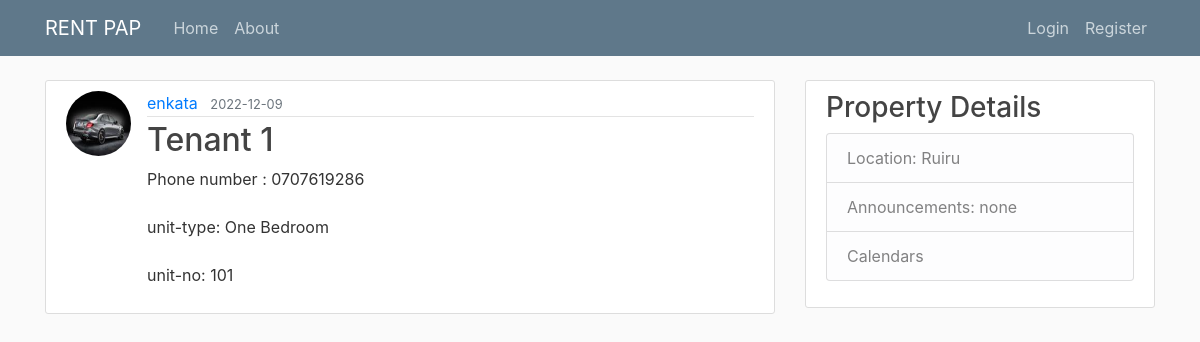
/post/1, run on the app's committed database.
### TMS/models.py (models this page shows, shortened)
class User(db.Model, UserMixin):
    id = db.Column(db.Integer, primary_key=True)
    username = db.Column(db.String(20), unique=True, nullable=False)
    email = db.Column(db.String(120), unique=True, nullable=False)
    image_file = db.Column(db.String(20), nullable=False, default='default.jpg')
    password = db.Column(db.String(60), nullable=False)
    posts = db.relationship('Post', backref='author', lazy=True)

class Post(db.Model):
    id = db.Column(db.Integer, primary_key=True)
    title = db.Column(db.String(100), nullable=False)
    date_posted = db.Column(db.DateTime, nullable=False, default=datetime.utcnow)
    content = db.Column(db.Text, nullable=False)
    user_id = db.Column(db.Integer, db.ForeignKey('user.id'), nullable=False)

### TMS/routes.py (the view)
@app.route("/post/<int:post_id>")
def post(post_id):
    post = Post.query.get_or_404(post_id)
    return render_template('post.html', title=post.title, post=post)

### TMS/templates/post.html (shortened to what this page needs)
{% extends "layout.html" %}
{% block content %}
  <article class="media content-section">
    <img class="rounded-circle article-img" src="{{ url_for('static', filename='profile_pics/' + post.author.image_file) }}">
    <div class="media-body">
      <div class="article-metadata">
        <a class="mr-2" href="{{ url_for('user_posts', username=post.author.username) }}">{{ post.author.username }}</a>
        <small class="text-muted">{{ post.date_posted.strftime('%Y-%m-%d') }}</small>
      </div>
      <h2 class="article-title">{{ post.title }}</h2>
      <p class="article-content">{{ post.content }}</p>
    </div>
  </article>
{% endblock content %}

### TMS/static/main.css (style rules this page uses)
body { background: #fafafa; color: #333333; margin-top: 5rem; }
h1, h2, h3, h4, h5, h6 { color: #444444; }
.content-section { background: #ffffff; padding: 10px 20px; border: 1px solid #dddddd; border-radius: 3px; margin-bottom: 20px; }
.article-title { color: #444444; }
.article-content { white-space: pre-line; }
.article-img { height: 65px; width: 65px; margin-right: 16px; }
.article-metadata { padding-bottom: 1px; margin-bottom: 4px; border-bottom: 1px solid #e3e3e3 }

### data on the page
User: image_file (picture), author.username "enkata"
Post: date_posted "2022-12-09", title "Tenant 1", content "Phone number : 0707619286 unit-type: One Bedroom unit-no: 101"
